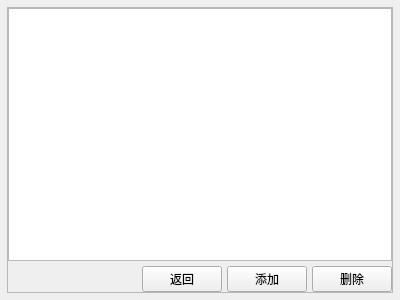
<?xml version="1.0" encoding="UTF-8"?>
<ui version="4.0">
 <class>PlanDetailsWidget</class>
 <widget class="QWidget" name="PlanDetailsWidget">
  <property name="geometry">
   <rect>
    <x>0</x>
    <y>0</y>
    <width>400</width>
    <height>300</height>
   </rect>
  </property>
  <property name="windowTitle">
   <string>Form</string>
  </property>
  <property name="windowOpacity">
   <double>0.000000000000000</double>
  </property>
  <property name="autoFillBackground">
   <bool>false</bool>
  </property>
  <layout class="QGridLayout" name="gridLayout_2">
   <property name="leftMargin">
    <number>7</number>
   </property>
   <property name="topMargin">
    <number>7</number>
   </property>
   <property name="rightMargin">
    <number>7</number>
   </property>
   <property name="bottomMargin">
    <number>7</number>
   </property>
   <property name="spacing">
    <number>5</number>
   </property>
   <item row="0" column="0">
    <widget class="QFrame" name="frame">
     <property name="frameShape">
      <enum>QFrame::StyledPanel</enum>
     </property>
     <property name="frameShadow">
      <enum>QFrame::Raised</enum>
     </property>
     <layout class="QGridLayout" name="gridLayout">
      <property name="leftMargin">
       <number>0</number>
      </property>
      <property name="topMargin">
       <number>0</number>
      </property>
      <property name="rightMargin">
       <number>0</number>
      </property>
      <property name="bottomMargin">
       <number>0</number>
      </property>
      <property name="spacing">
       <number>5</number>
      </property>
      <item row="0" column="0">
       <widget class="QTableWidget" name="tableWidget"/>
      </item>
      <item row="1" column="0">
       <layout class="QHBoxLayout" name="horizontalLayout">
        <item>
         <spacer name="horizontalSpacer">
          <property name="orientation">
           <enum>Qt::Horizontal</enum>
          </property>
          <property name="sizeHint" stdset="0">
           <size>
            <width>40</width>
            <height>20</height>
           </size>
          </property>
         </spacer>
        </item>
        <item>
         <widget class="QPushButton" name="backspace">
          <property name="text">
           <string>返回</string>
          </property>
         </widget>
        </item>
        <item>
         <widget class="QPushButton" name="addQuery">
          <property name="text">
           <string>添加</string>
          </property>
         </widget>
        </item>
        <item>
         <widget class="QPushButton" name="deleteQuery">
          <property name="text">
           <string>删除</string>
          </property>
         </widget>
        </item>
       </layout>
      </item>
     </layout>
    </widget>
   </item>
  </layout>
 </widget>
 <resources/>
 <connections/>
</ui>
